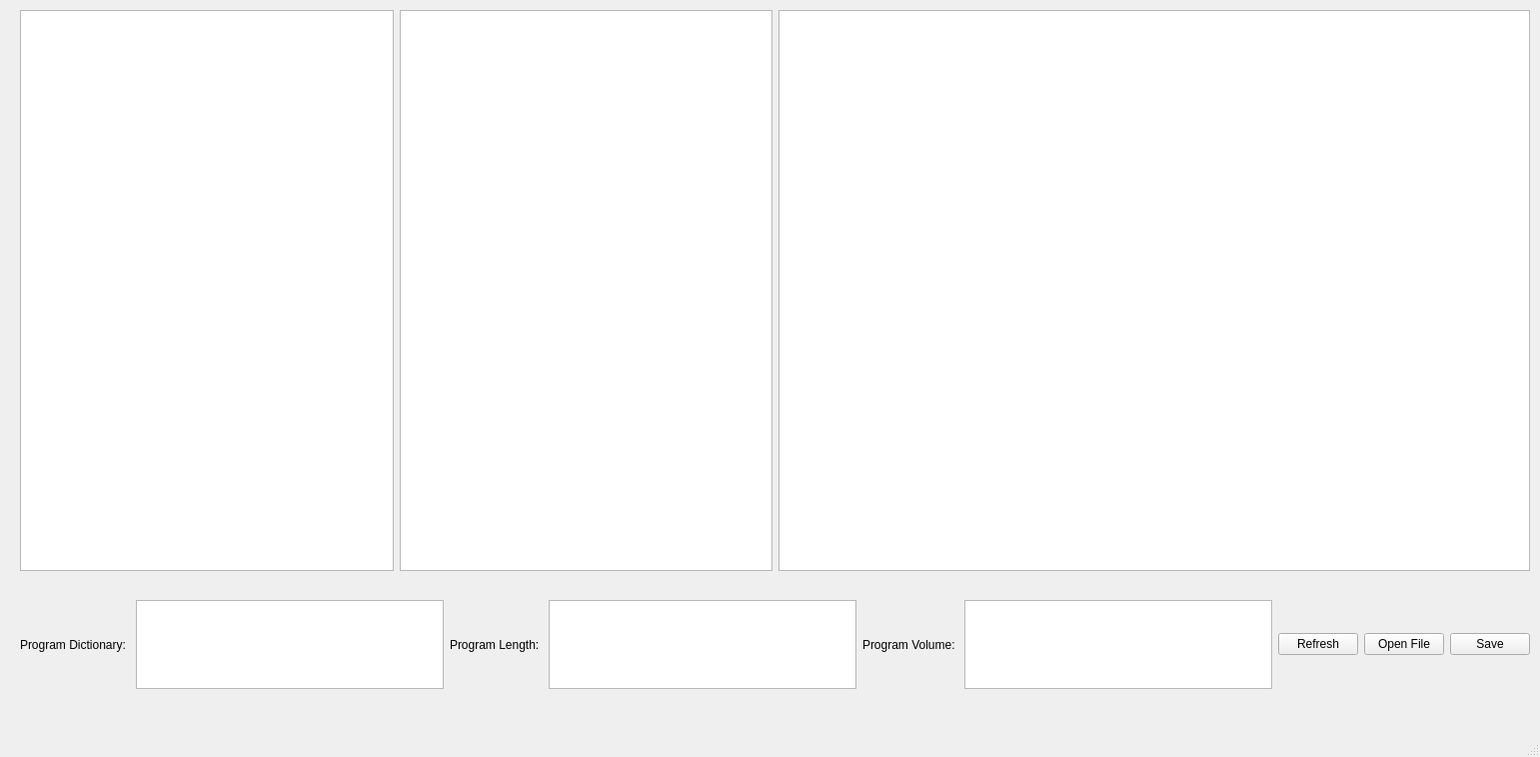
<?xml version="1.0" encoding="UTF-8"?>
<ui version="4.0">
 <class>MainWindow</class>
 <widget class="QMainWindow" name="MainWindow">
  <property name="geometry">
   <rect>
    <x>0</x>
    <y>0</y>
    <width>1541</width>
    <height>757</height>
   </rect>
  </property>
  <property name="windowTitle">
   <string>MainWindow</string>
  </property>
  <widget class="QWidget" name="centralwidget">
   <widget class="QWidget" name="">
    <property name="geometry">
     <rect>
      <x>20</x>
      <y>10</y>
      <width>1511</width>
      <height>561</height>
     </rect>
    </property>
    <layout class="QHBoxLayout" name="horizontalLayout_3">
     <item>
      <layout class="QHBoxLayout" name="horizontalLayout">
       <item>
        <widget class="QTableWidget" name="tableOperators"/>
       </item>
       <item>
        <widget class="QTableWidget" name="tableOperands"/>
       </item>
      </layout>
     </item>
     <item>
      <widget class="QTextEdit" name="textFile"/>
     </item>
    </layout>
   </widget>
   <widget class="QWidget" name="">
    <property name="geometry">
     <rect>
      <x>20</x>
      <y>600</y>
      <width>1511</width>
      <height>89</height>
     </rect>
    </property>
    <layout class="QHBoxLayout" name="horizontalLayout_4">
     <item>
      <layout class="QHBoxLayout" name="horizontalLayout_2">
       <item>
        <widget class="QLabel" name="labelDict">
         <property name="text">
          <string>Program Dictionary: </string>
         </property>
        </widget>
       </item>
       <item>
        <widget class="QTextEdit" name="textDict"/>
       </item>
       <item>
        <widget class="QLabel" name="labelLength">
         <property name="text">
          <string>Program Length: </string>
         </property>
        </widget>
       </item>
       <item>
        <widget class="QTextEdit" name="textLength"/>
       </item>
       <item>
        <widget class="QLabel" name="labelVolume">
         <property name="text">
          <string>Program Volume: </string>
         </property>
        </widget>
       </item>
       <item>
        <widget class="QTextEdit" name="textVolume"/>
       </item>
      </layout>
     </item>
     <item>
      <widget class="QPushButton" name="buttonRefresh">
       <property name="text">
        <string>Refresh</string>
       </property>
      </widget>
     </item>
     <item>
      <widget class="QPushButton" name="buttonOpenFile">
       <property name="text">
        <string>Open File</string>
       </property>
      </widget>
     </item>
     <item>
      <widget class="QPushButton" name="buttonSave">
       <property name="text">
        <string>Save</string>
       </property>
      </widget>
     </item>
    </layout>
   </widget>
  </widget>
  <widget class="QMenuBar" name="menubar">
   <property name="geometry">
    <rect>
     <x>0</x>
     <y>0</y>
     <width>1541</width>
     <height>25</height>
    </rect>
   </property>
  </widget>
  <widget class="QStatusBar" name="statusbar"/>
 </widget>
 <resources/>
 <connections/>
</ui>
